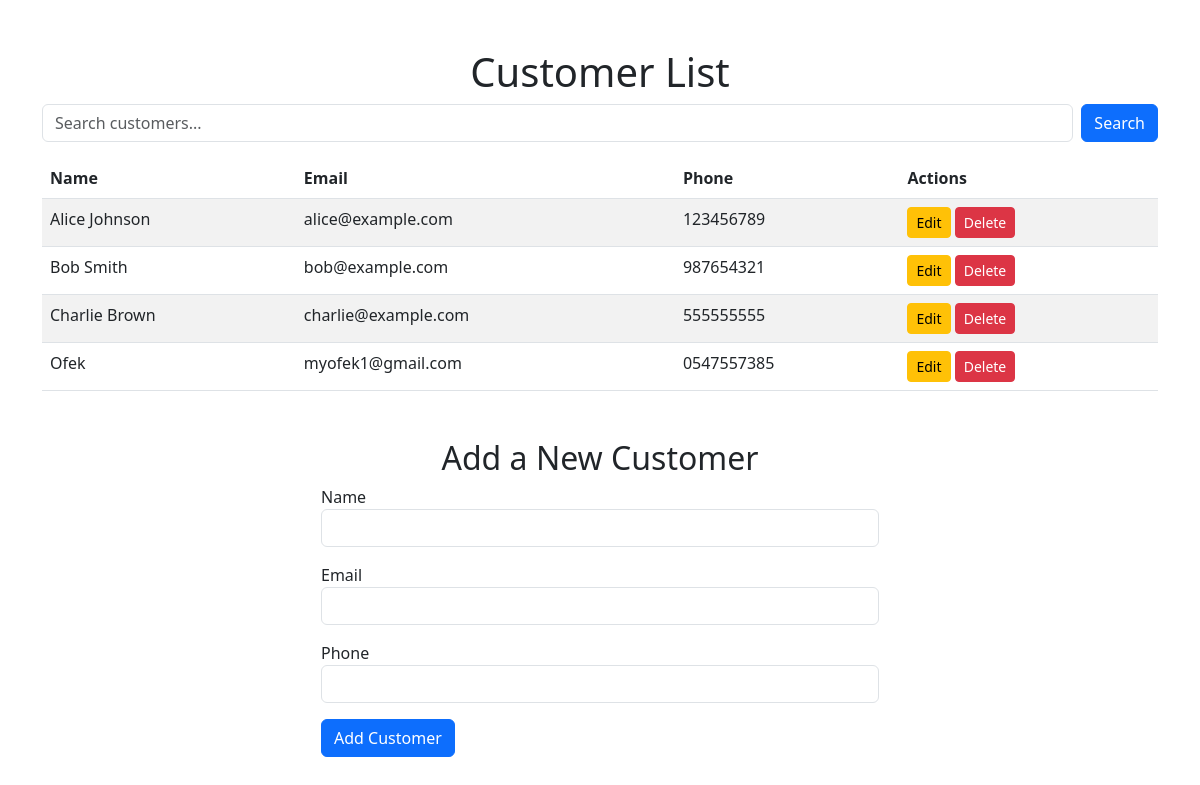
The app's page /customers (signed in) with its own data.
### app/models.py (models this page shows)
class Customer(db.Model):
    id = db.Column(db.Integer, primary_key=True)
    name = db.Column(db.String(100), nullable=False)
    email = db.Column(db.String(100), unique=True, nullable=False)
    phone = db.Column(db.String(15), nullable=True)

### app/routes.py (the view, shortened to what this page needs)
@app.route('/customers', methods=['GET', 'POST'])
@login_required
def list_customers():
    form = CustomerForm() # Create an instance of the form
    search_query = request.args.get('search') # Get the search term from the url
    if search_query: # If the user used search function, display the current customer only.
        customers = Customer.query.filter(
            (Customer.name.ilike(f"%{search_query}%")) |
            (Customer.email.ilike(f"%{search_query}%")) |
            (Customer.phone.ilike(f"%{search_query}%"))
        ).all()
    else: # If the user didn't use the search function, displaying all customers.
        customers = Customer.query.all()
    return render_template('customers.html', form=form, customers=customers)

### app/forms.py
class CustomerForm(FlaskForm):
    name = StringField('Name', validators=[DataRequired()])
    email = StringField('Email', validators=[DataRequired(), Email()])
    phone = StringField('Phone')
    submit = SubmitField('Add Customer')

### app/routes.py (called while the page is built)
@login_manager.user_loader
def load_user(user_id):
    return User.query.get(int(user_id))

### app/templates/customers.html (shortened to what this page needs)
<!DOCTYPE html>
<html lang="en">
<head>
    <link rel="stylesheet" href="https://cdn.jsdelivr.net/npm/bootstrap@5.3.0-alpha1/dist/css/bootstrap.min.css">
</head>
<body class="container mt-5">
    <h1 class="text-center">Customer List</h1>
    <form method="GET" action="/customers" class="d-flex mb-3">
        <input type="text" name="search" class="form-control me-2" placeholder="Search customers..." value="{{ request.args.get('search', '') }}">
        <button type="submit" class="btn btn-primary">Search</button>
    </form>
    <table class="table table-striped">
        <thead>
            <tr>
                <th>Name</th>
                <th>Email</th>
                <th>Phone</th>
                <th>Actions</th>
            </tr>
        </thead>
        <tbody>
            {% for customer in customers %}
            <tr>
                <td>{{ customer.name }}</td>
                <td>{{ customer.email }}</td>
                <td>{{ customer.phone }}</td>
                <td>
                    <a href="{{ url_for('edit_customer', customer_id=customer.id) }}" class="btn btn-warning btn-sm">Edit</a>
                    <form method="POST" action="{{ url_for('delete_customer', customer_id=customer.id) }}" style="display:inline;">
                        <button type="submit" class="btn btn-danger btn-sm">Delete</button>
                    </form>
                </td>
            </tr>
            {% endfor %}
        </tbody>
    </table>
    <h2 class="text-center mt-5">Add a New Customer</h2>
    <form method="POST" class="w-50 mx-auto">
        <div class="mb-3">
            {{ form.name.label }}<br>
            {{ form.name(class="form-control") }}
        </div>
        <div class="mb-3">
            {{ form.email.label }}<br>
            {{ form.email(class="form-control") }}
        </div>
        <div class="mb-3">
            {{ form.phone.label }}<br>
            {{ form.phone(class="form-control") }}
        </div>
        <button type="submit" class="btn btn-primary">Add Customer</button>
    </form>
</body>
</html>

### records on screen
Customer: name "Alice Johnson", email "alice@example.com", phone "123456789"
Customer: name "Bob Smith", email "bob@example.com", phone "987654321"
Customer: name "Charlie Brown", email "charlie@example.com", phone "555555555"
Customer: name "Ofek", email "myofek1@gmail.com", phone "0547557385"
